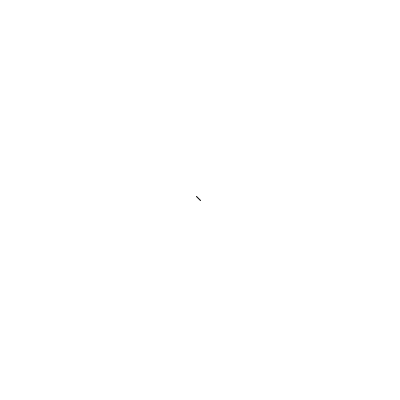
Frame 1 (no input)
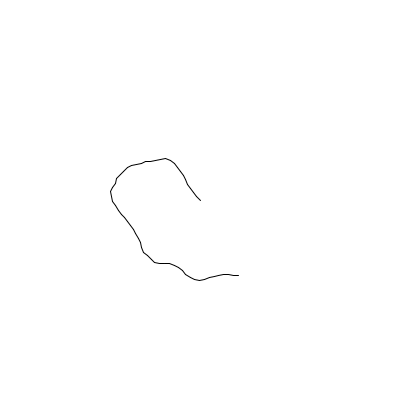
Frame 60 (the mouse pressed at the canvas centre just before this capture)
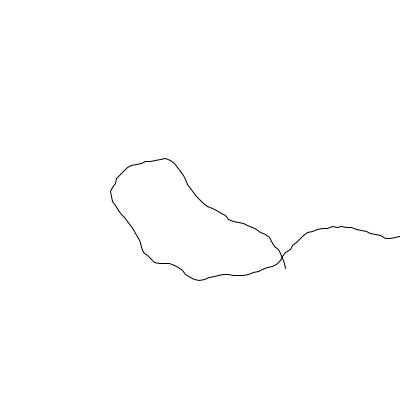
Frame 120 (the mouse held since frame 60 and released just before this capture)

The Processing sketch that drew these frames (run headless with seeded random() and noise(); from frame 60 on, the mouse is pressed at the canvas centre):

// Processing sketch: realisticDirectionChange
// ── realisticDirectionChange.pde
void setup() {
  size(400, 400);
  background(255);
  colorMode(HSB);
  noFill();
  reset();
}

float oldX;
float oldY;
float a;

void draw() {
  float newX = oldX + cos(a) * 5;
  float newY = oldY + sin(a) * 5;
  line(oldX, oldY, newX, newY);
  oldX = newX;
  oldY = newY;
  a += random(-0.4, 0.4);
  
  if(oldX < 0 || oldX > width || oldY < 0 || oldY > height) {
    reset();
  }
}

void reset() {
  oldX = width/2;
  oldY = height/2;
  a = random(TWO_PI);
}
